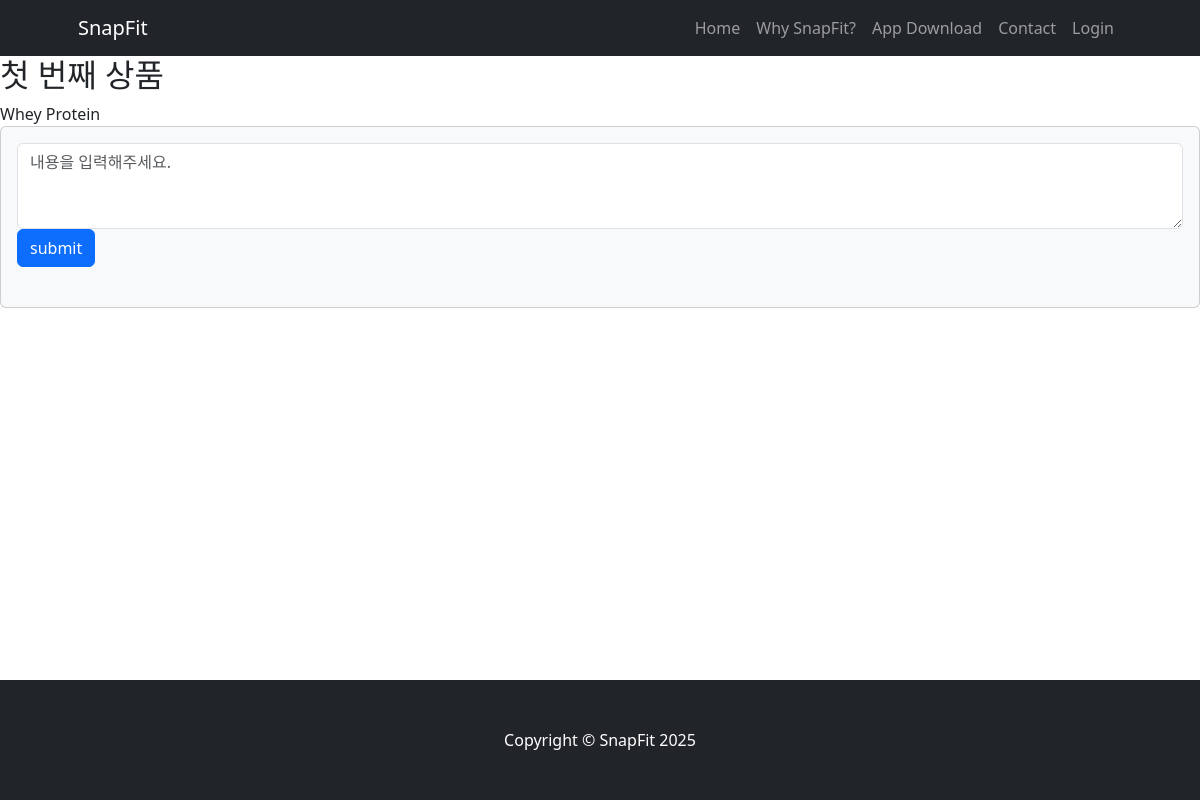
The page /snapfit/product/1/ on the database as committed earlier.
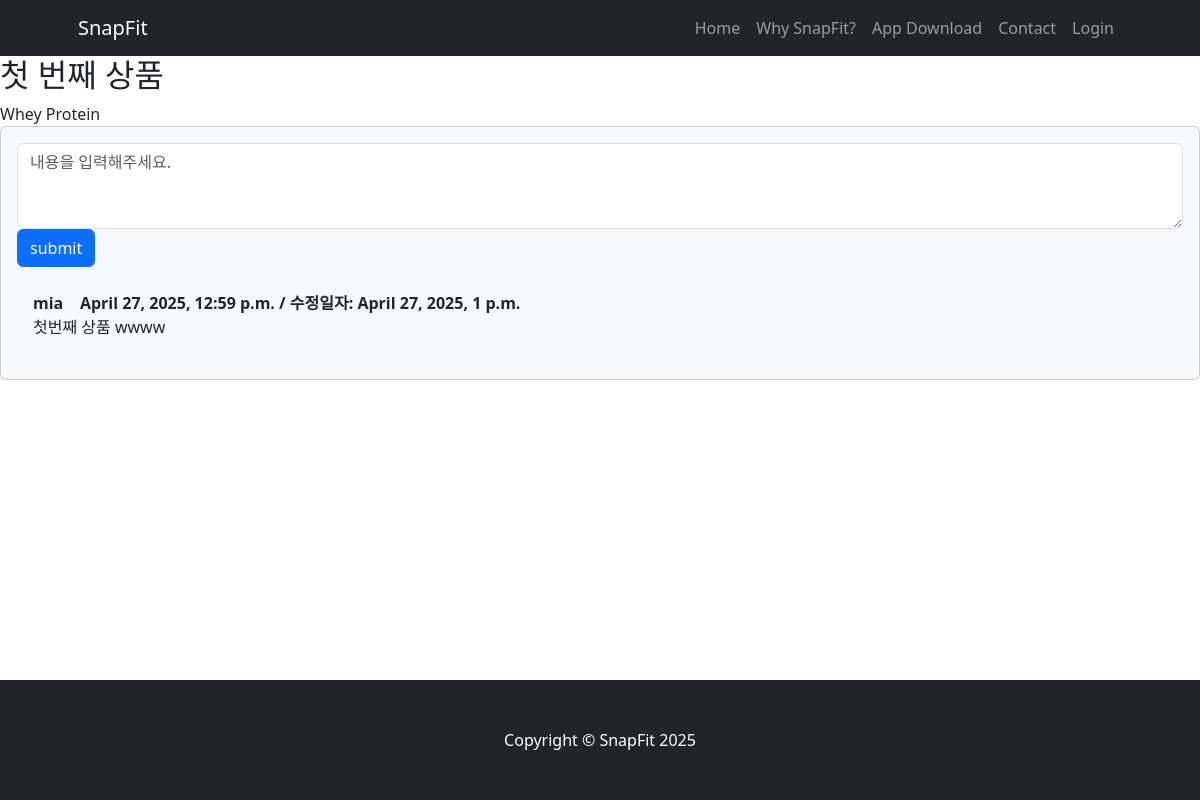
The same page on the database as committed later.
### snapfit/models.py (models this page shows, shortened)
class Product(models.Model):
    title = models.CharField(max_length=200)
    description = models.TextField()

class Comment(models.Model):
    author = models.ForeignKey(User, on_delete=models.CASCADE)  # 작성자
    product = models.ForeignKey(Product, on_delete=models.CASCADE)  # 어떤 상품에 달린 댓글인지
    content = models.TextField()  # 댓글 내용
    create_date = models.DateTimeField(auto_now_add=True)  # 최초 시간
    modify_date = models.DateTimeField(auto_now=True)  # 수정 시간

### snapfit/views.py (the view)
# urls.py: path('product/<int:product_id>/', views.product_detail, name='product_detail'),  # 제품 상세
def product_detail(request, product_id):
    product = get_object_or_404(Product, pk=product_id)
    return render(request, 'snapfit/content_detail.html', {'product': product})

### templates/snapfit/content_detail.html (shortened to what this page needs)
{% extends 'base.html' %}
{% block content %}
<h2>{{ product.title }}</h2>
<div>
    {{ product.description }}
</div>
<section class="mb-5">
    <div class="card bg-light">
        <div class="card-body">
            <form method="post" class="mb-4" action="{% url 'comment_create' product.id %}">
                <textarea id="content" name="content" class="form-control" rows="3" placeholder="내용을 입력해주세요."></textarea>
                <button type="submit" class="btn btn-primary">submit</button>
            </form>
            {% for comment in product.comment_set.all %}
            <div class="d-flex">
                <div class="ms-3">
                    <div class="fw-bold">
                        {{ comment.author.username }} &nbsp;&nbsp; {{ comment.create_date }}
                        {% if comment.create_date != comment.modify_date %}
                            / 수정일자: {{ comment.modify_date }}
                        {% endif %}
                    </div>
                    {{ comment.content }}
                </div>
            </div>
            <br/>
            {% endfor %}
        </div>
    </div>
</section>
{% endblock %}

### templates/base.html (shortened to what this page needs)
<!DOCTYPE html>
<html lang="en">
<head>
    <link href="https://cdn.jsdelivr.net/npm/bootstrap@5.3.0/dist/css/bootstrap.min.css" rel="stylesheet">
</head>
<body class="d-flex flex-column min-vh-100">
    {% include 'navbar.html' %}
    {% block content %}
    {% endblock %}
    {% include 'footer.html' %}
</body>
</html>

### templates/navbar.html (shortened to what this page needs)
<nav class="navbar navbar-expand-lg navbar-dark bg-dark">
    <div class="container px-5 ">
        <a class="navbar-brand" href="/">SnapFit</a>
        <div class="collapse navbar-collapse" id="navbarSupportedContent">
            <ul class="navbar-nav ms-auto mb-2 mb-lg-0">
                <li class="nav-item"><a class="nav-link" href="{% url 'main' %}">Home</a></li>
                <li class="nav-item"><a class="nav-link" href="{% url 'why' %}">Why SnapFit?</a></li>
                <li class="nav-item"><a class="nav-link" href="{% url 'download' %}">App Download</a></li>
                <li class="nav-item"><a class="nav-link" href="{% url 'contact' %}">Contact</a></li>
                {% if user.is_authenticated %}
                    <li class="nav-item">
                        <a class="nav-link" href="{% url 'accounts:logout' %}"
                           onclick="event.preventDefault(); document.getElementById('logout-form').submit();">
                            {{ user.username }} (Logout)
                        </a>
                        <form id="logout-form" action="{% url 'accounts:logout' %}" method="post" style="display: none;">
                            {% csrf_token %}
                        </form>
                    </li>
                {% else %}
                    <li class="nav-item"><a class="nav-link" href="{% url 'accounts:login' %}">Login</a></li>
                {% endif %}
            </ul>
        </div>
    </div>
</nav>

### templates/footer.html
<footer class="py-5 bg-dark mt-auto">
    <div class="container px-4 px-lg-5">
        <p class="m-0 text-center text-white">Copyright &copy;
            SnapFit 2025</p>
    </div>
</footer>

Rows that differ between the two databases and show on the page:
added Comment: author.username "mia", create_date "April 27, 2025, 12:59 p.m.", modify_date "April 27, 2025, 1 p.m.", content "첫번째 상품 wwww"
